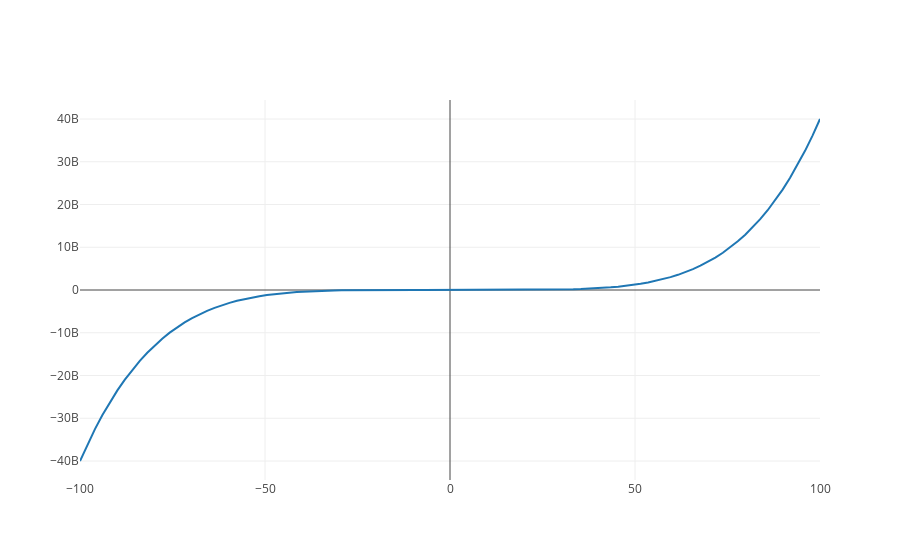

The notebook cell this image was saved under:
### Code cell
start_button = widgets.Button(description = "Update")
# val = widgets.FloatSlider(value = 0.5, min = 0.0, max = 1.0, description = "Multiplier")
val = 10

temp = np.linspace(-10,10,100) #start, stop, number of evenly spaced points
# print(temp)
my_x = np.array(temp)*val #multiplying every array item by val
# print(my_x)
my_y = [x*x*x*x*x*4 for x in my_x] #list comprehension
# print(my_y)

# Create a trace
trace = go.Scatter(
    x = my_x,
    y = my_y
)

data = [trace]

py.iplot(data, filename='basic')
